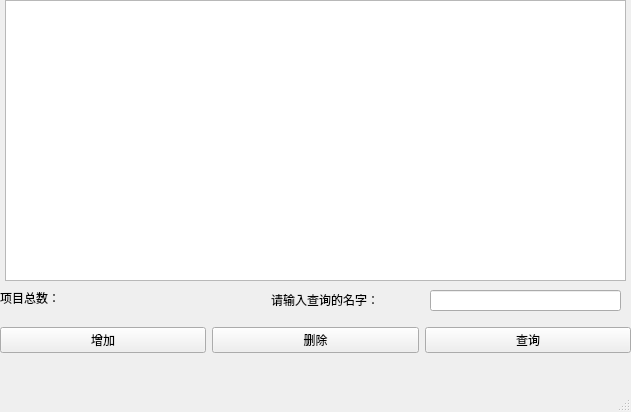
<?xml version="1.0" encoding="UTF-8"?>
<ui version="4.0">
 <class>proWindow</class>
 <widget class="QMainWindow" name="proWindow">
  <property name="geometry">
   <rect>
    <x>0</x>
    <y>0</y>
    <width>631</width>
    <height>412</height>
   </rect>
  </property>
  <property name="windowTitle">
   <string>项目信息</string>
  </property>
  <widget class="QWidget" name="centralwidget">
   <widget class="QTableView" name="tableView">
    <property name="geometry">
     <rect>
      <x>5</x>
      <y>0</y>
      <width>621</width>
      <height>281</height>
     </rect>
    </property>
   </widget>
   <widget class="QLabel" name="label">
    <property name="geometry">
     <rect>
      <x>0</x>
      <y>290</y>
      <width>72</width>
      <height>15</height>
     </rect>
    </property>
    <property name="text">
     <string>项目总数：</string>
    </property>
   </widget>
   <widget class="QWidget" name="layoutWidget">
    <property name="geometry">
     <rect>
      <x>0</x>
      <y>320</y>
      <width>631</width>
      <height>41</height>
     </rect>
    </property>
    <layout class="QHBoxLayout" name="horizontalLayout">
     <item>
      <widget class="QPushButton" name="addBtn">
       <property name="text">
        <string>增加</string>
       </property>
      </widget>
     </item>
     <item>
      <widget class="QPushButton" name="delBtn">
       <property name="text">
        <string>删除</string>
       </property>
      </widget>
     </item>
     <item>
      <widget class="QPushButton" name="srhBtn">
       <property name="text">
        <string>查询</string>
       </property>
      </widget>
     </item>
    </layout>
   </widget>
   <widget class="QLineEdit" name="lineEdit">
    <property name="geometry">
     <rect>
      <x>430</x>
      <y>290</y>
      <width>191</width>
      <height>21</height>
     </rect>
    </property>
   </widget>
   <widget class="QLabel" name="label_2">
    <property name="geometry">
     <rect>
      <x>271</x>
      <y>290</y>
      <width>131</width>
      <height>20</height>
     </rect>
    </property>
    <property name="text">
     <string>请输入查询的名字：</string>
    </property>
   </widget>
   <widget class="QLabel" name="countLab">
    <property name="geometry">
     <rect>
      <x>80</x>
      <y>290</y>
      <width>72</width>
      <height>15</height>
     </rect>
    </property>
    <property name="text">
     <string/>
    </property>
   </widget>
  </widget>
  <widget class="QMenuBar" name="menubar">
   <property name="geometry">
    <rect>
     <x>0</x>
     <y>0</y>
     <width>631</width>
     <height>26</height>
    </rect>
   </property>
  </widget>
  <widget class="QStatusBar" name="statusbar"/>
 </widget>
 <resources/>
 <connections/>
</ui>
